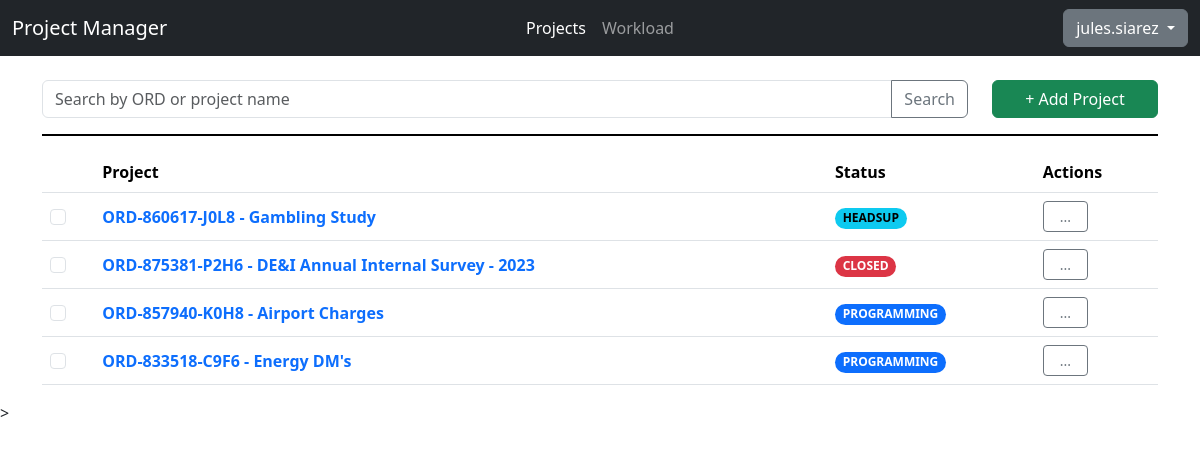
Screenshot of /projects/ (signed in) with the database file from the repository.
### api/models.py (models this page shows, shortened)
class Project(models.Model):
    STATUS_CHOICES = [
     ("Headsup","Headsup"),
     ("Programming","Programming"),
     ("Changes","Changes"),
     ("Live", "Live"),
     ("LiveChange", "Live Changes"),
     ("Paused", "Paused"),
     ("Closed", "Closed")
    ]
    REGION_CHOICES = [
      ("APAC","APAC"),
      ("EMEA","EMEA"),
      ("NA","NA")
    ]
    PLATFORM_CHOICES = [
      ("Decipher", "Decipher"),
      ("CMIX","CMIX"),
      ("Confirmit","Confirmit")
    ]
    __original_eta = None
    code = models.SlugField(max_length=8, default=generate_unique_code, unique=True)
    ord = models.CharField(max_length=15, unique=True, validators=[RegexValidator(regex="^ORD-[0-9]{6}-[0-9A-Z]{4}$", message="Please enter the ORD in ORD-XXXXX-XXXX format.")])
    project_name = models.CharField(max_length=200)
    status = models.CharField(max_length=20, default="Headsup", choices=STATUS_CHOICES)
    created_date = models.DateField(auto_now_add=True)
    region = models.CharField(max_length=10, blank=True, choices=REGION_CHOICES)
    pid = models.CharField(max_length=20, blank=True)
    platform = models.CharField(max_length=15, default="Decipher", choices=PLATFORM_CHOICES)
    eta = models.DateTimeField(null=True,blank=True)
    details = models.TextField(max_length=255, blank=True)
    creator = models.ForeignKey(User, on_delete=models.CASCADE,null=True)
    def __init__(self, *args, **kwargs):
        super().__init__(*args, **kwargs)
        self.__original_eta = self.eta
    def get_absolute_url(self):
        return reverse("project", args=[self.ord])

### testfront/views.py (the view)
# urls.py: path('', views.mainpage, name="projectall"),
@login_required
def mainpage(request):
    if "search" in request.GET:
        projects_list = search_project(request.GET["search"])
    else:
        projects_list = Project.objects.all()
    page_num = 1
    if "page" in request.GET:
        if str(request.GET["page"]).isdigit():
            page_num = int(request.GET["page"])
    paginator_result = paginator_setup(projects_list, page_num)
    return render(request, "testfront/projectlist.html", paginator_result)

### testfront/templates/testfront/projectlist.html (shortened to what this page needs)
{% extends "base.html" %}
{% load static %}
{% block css %} {% static "css/index.css" %} {% endblock %}
{% block body %}
      <form class="row">
        <div class="col-10">
          <div class="input-group">
          <input type="text" class="form-control" name="search" minlength="3" placeholder="Search by ORD or project name" aria-label="Search Project" aria-describedby="button-search">
          <button class="btn btn-outline-secondary" type="submit" id="button-search">Search</button>
          </div>
        </div>
        <div class="col-2 d-grid">
          <a role="button" class="btn btn-success" href="{% url "newproject" %}">
            + Add Project
          </a>
        </div>
      </form>
      <hr class="border-2 border-black opacity-100" />
      {% if items|length > 0 %}
      <table class="table">
        <thead>
          <tr>
            <th scope="col">&nbsp;</th>
            <th scope="col">Project</th>
            <th scope="col text-center">Status</th>
            <th scope="col text-center">Actions</th>
          </tr>
        </thead>
        <tbody>
          {% for project in items %}
          <tr>
            <th class="align-middle" scope="row"><input class="form-check-input" type="checkbox" value=""></th>
            <td class="align-middle"><a href="{{ project.get_absolute_url }}" class="fw-bold text-decoration-none">{{project.ord}} - {{project.project_name}}</a></td>
            <td class="align-middle"><span class="badge rounded-pill
              {% if project.status == "Headsup" %} text-bg-info {% endif %}
              {% if project.status == "Programming" %} text-bg-primary {% endif %}
              {% if project.status == "Closed" %} text-bg-danger {% endif %}
            ">{{project.get_status_display|upper}}</span></td>
            <td class="align-middle">
              <div class="dropdown">
                <button class="px-3 py-1 btn btn-outline-secondary btn-sm" type="button" data-bs-toggle="dropdown" aria-expanded="false">
                  ...
                </button>
              </div>
          </td>
          </tr>
          {% endfor %}
        </tbody>
      </table>
      {% endif %}
{% endblock %}

### testfront/templates/base.html (shortened to what this page needs)
{% load static %}
<!DOCTYPE html>
<html lang="en">
  <head>
    <link rel="stylesheet" href="{% static "css/bootstrap.min.css" %}" />
    <link rel="stylesheet" href="{% block css %} {% endblock %}" />
  </head>
  <body>
    <nav class="navbar navbar-expand-lg bg-dark" data-bs-theme="dark">
      <div class="container-fluid">
        <div class="collapse navbar-collapse d-lg-flex" id="navbarNavAltMarkup">
          <a class="navbar-brand col-lg-3 me-auto">Project Manager </a>
          <div class="navbar-nav col-lg-6 justify-content-lg-center">
            <a class="nav-link active" aria-current="page" href="{% url "projectall" %}">Projects</a>
            <a class="nav-link" href="#">Workload</a>
          </div>
          <div class="d-lg-flex col-lg-3 justify-content-lg-end dropdown">
            <button class="btn btn-secondary dropdown-toggle" type="button" data-bs-toggle="dropdown" aria-expanded="false">
              {{user.username}}
            </button>
          </div>
        </div>
      </div>
    </nav>
    <main class="container mt-4">{% block body %} {% endblock %}</main>
    ></script>
  </body>
</html>

### rows the page displays
Project: ord "ORD-860617-J0L8", project_name "Gambling Study", status "HEADSUP"
Project: ord "ORD-875381-P2H6", project_name "DE&I Annual Internal Survey - 2023", status "CLOSED"
Project: ord "ORD-857940-K0H8", project_name "Airport Charges", status "PROGRAMMING"
Project: ord "ORD-833518-C9F6", project_name "Energy DM's", status "PROGRAMMING"

### other values shown
{{ user.username }} "jules.siarez"
